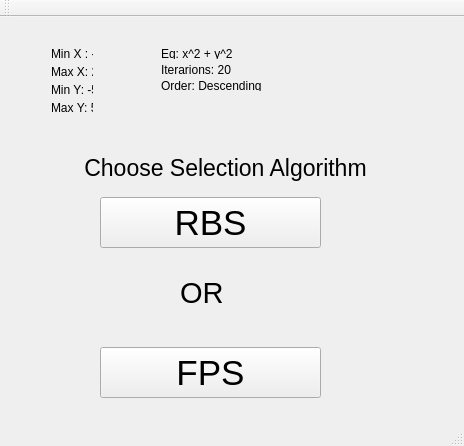
<?xml version="1.0" encoding="UTF-8"?>
<ui version="4.0">
 <class>MainWindow</class>
 <widget class="QMainWindow" name="MainWindow">
  <property name="geometry">
   <rect>
    <x>0</x>
    <y>0</y>
    <width>464</width>
    <height>446</height>
   </rect>
  </property>
  <property name="windowTitle">
   <string>EA</string>
  </property>
  <widget class="QWidget" name="centralWidget">
   <widget class="QPushButton" name="FPS">
    <property name="geometry">
     <rect>
      <x>100</x>
      <y>330</y>
      <width>221</width>
      <height>51</height>
     </rect>
    </property>
    <property name="font">
     <font>
      <pointsize>26</pointsize>
     </font>
    </property>
    <property name="text">
     <string>FPS</string>
    </property>
   </widget>
   <widget class="QLabel" name="label_8">
    <property name="geometry">
     <rect>
      <x>180</x>
      <y>260</y>
      <width>51</width>
      <height>31</height>
     </rect>
    </property>
    <property name="font">
     <font>
      <pointsize>22</pointsize>
     </font>
    </property>
    <property name="text">
     <string>OR</string>
    </property>
   </widget>
   <widget class="QPushButton" name="RBS">
    <property name="geometry">
     <rect>
      <x>100</x>
      <y>180</y>
      <width>221</width>
      <height>51</height>
     </rect>
    </property>
    <property name="font">
     <font>
      <pointsize>26</pointsize>
     </font>
    </property>
    <property name="text">
     <string>RBS</string>
    </property>
   </widget>
   <widget class="QLabel" name="label_9">
    <property name="geometry">
     <rect>
      <x>50</x>
      <y>130</y>
      <width>351</width>
      <height>41</height>
     </rect>
    </property>
    <property name="font">
     <font>
      <pointsize>17</pointsize>
     </font>
    </property>
    <property name="text">
     <string>Choose Selection Algorithm</string>
    </property>
    <property name="alignment">
     <set>Qt::AlignCenter</set>
    </property>
   </widget>
   <widget class="QWidget" name="layoutWidget">
    <property name="geometry">
     <rect>
      <x>40</x>
      <y>20</y>
      <width>64</width>
      <height>88</height>
     </rect>
    </property>
    <layout class="QVBoxLayout" name="verticalLayout">
     <item>
      <widget class="QLabel" name="label">
       <property name="text">
        <string>Min X : -2</string>
       </property>
      </widget>
     </item>
     <item>
      <widget class="QLabel" name="label_2">
       <property name="text">
        <string>Max X: 2</string>
       </property>
      </widget>
     </item>
     <item>
      <widget class="QLabel" name="label_3">
       <property name="text">
        <string>Min Y: -5</string>
       </property>
      </widget>
     </item>
     <item>
      <widget class="QLabel" name="label_4">
       <property name="text">
        <string>Max Y: 5</string>
       </property>
      </widget>
     </item>
    </layout>
   </widget>
   <widget class="QWidget" name="layoutWidget">
    <property name="geometry">
     <rect>
      <x>150</x>
      <y>20</y>
      <width>130</width>
      <height>65</height>
     </rect>
    </property>
    <layout class="QVBoxLayout" name="verticalLayout_2">
     <item>
      <widget class="QLabel" name="label_5">
       <property name="text">
        <string>Eq: x^2 + y^2</string>
       </property>
      </widget>
     </item>
     <item>
      <widget class="QLabel" name="label_6">
       <property name="text">
        <string>Iterarions: 20</string>
       </property>
      </widget>
     </item>
     <item>
      <widget class="QLabel" name="label_7">
       <property name="text">
        <string>Order: Descending</string>
       </property>
      </widget>
     </item>
    </layout>
   </widget>
   <zorder>layoutWidget</zorder>
   <zorder>layoutWidget</zorder>
   <zorder>FPS</zorder>
   <zorder>label_8</zorder>
   <zorder>RBS</zorder>
   <zorder>label_9</zorder>
  </widget>
  <widget class="QToolBar" name="mainToolBar">
   <attribute name="toolBarArea">
    <enum>TopToolBarArea</enum>
   </attribute>
   <attribute name="toolBarBreak">
    <bool>false</bool>
   </attribute>
  </widget>
  <widget class="QStatusBar" name="statusBar"/>
 </widget>
 <layoutdefault spacing="6" margin="11"/>
 <resources/>
 <connections/>
</ui>
